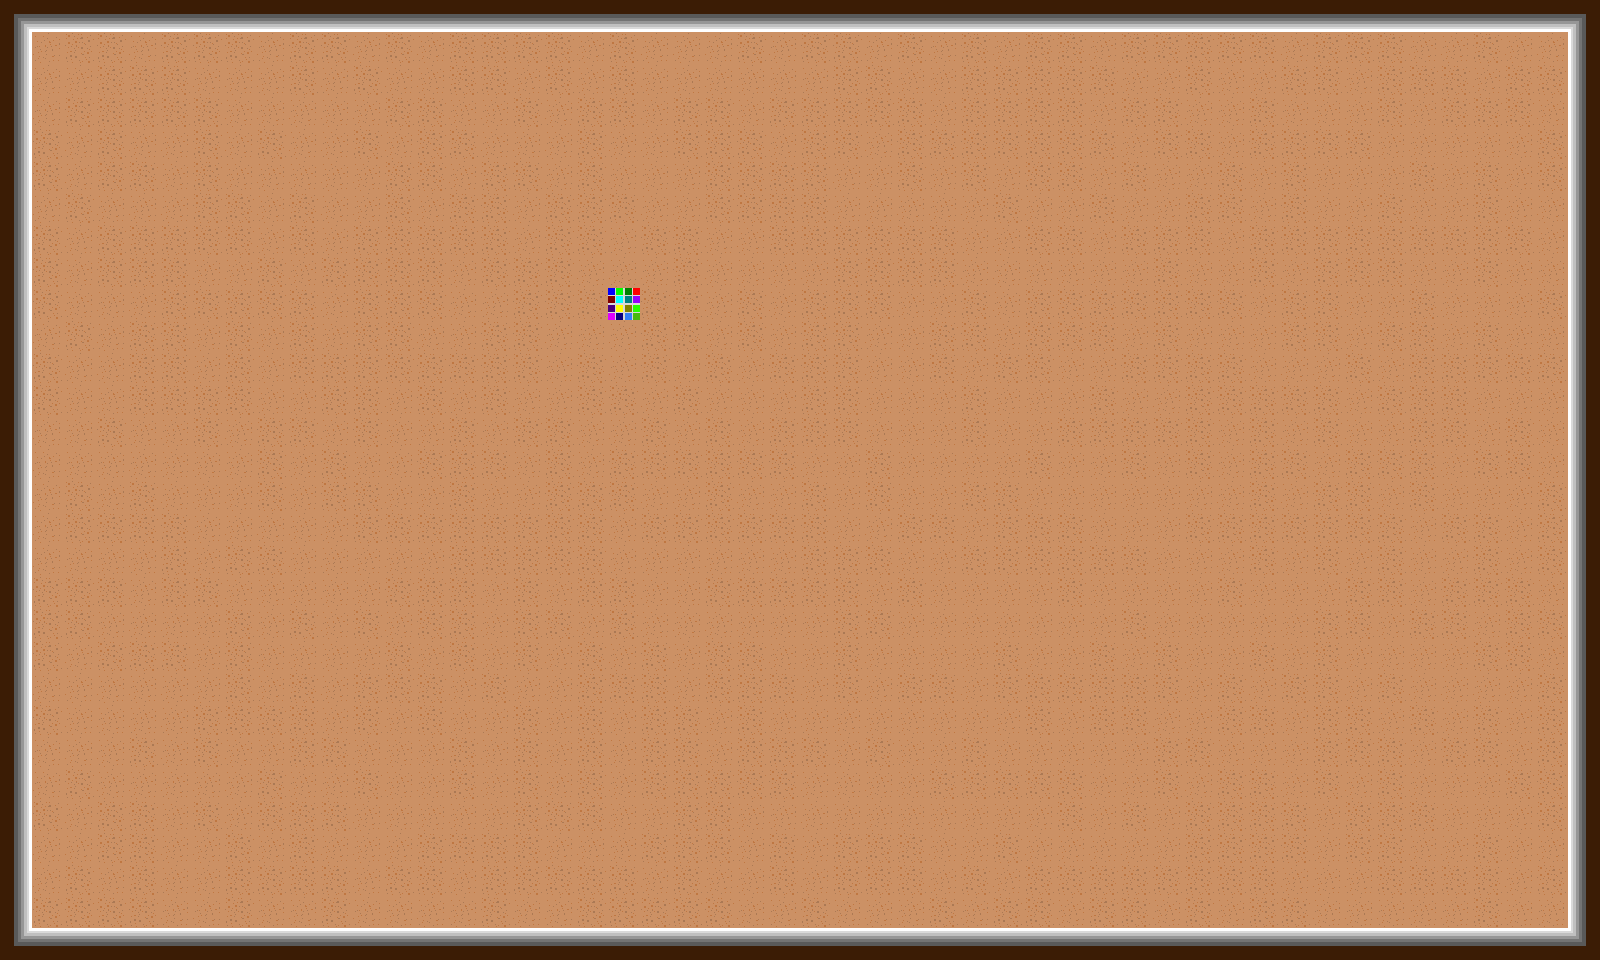

Tiled map render using the project's own tile images. Description and the map definition, with tile-layer contents summarised, below:
An orthogonal 50x30 tile map with 32x32 px tiles, 11 tile layers (Floor, Collisions, RedTiles, RedPuddle, ...), 9 tilesets.

<map version="1.5" tiledversion="1.7.2" orientation="orthogonal" renderorder="right-down" width="50" height="30" tilewidth="32" tileheight="32" infinite="0" nextlayerid="16" nextobjectid="33">
 <tileset firstgid="1" name="Tiles" tilewidth="64" tileheight="64" tilecount="1196" columns="46">
  <image source="../tiles.png" width="2944" height="1664" />
 </tileset>
 <tileset firstgid="1197" name="TilesTryTwo" tilewidth="128" tileheight="128" tilecount="299" columns="23">
  <image source="../tiles.png" width="2944" height="1664" />
  <tile id="135" probability="0.25" />
  <tile id="136" probability="0.25" />
  <tile id="137" probability="0.25" />
  <wangsets>
   <wangset name="d" type="corner" tile="-1">
    <wangcolor name="dirt" color="#ff0000" tile="-1" probability="1" />
    <wangcolor name="grass" color="#00ff00" tile="-1" probability="1" />
    <wangcolor name="sand" color="#0000ff" tile="-1" probability="1" />
    <wangcolor name="rock" color="#ff7700" tile="-1" probability="1" />
    <wangtile tileid="0" wangid="0,1,0,2,0,1,0,1" />
    <wangtile tileid="1" wangid="0,1,0,2,0,2,0,1" />
    <wangtile tileid="2" wangid="0,1,0,1,0,2,0,1" />
    <wangtile tileid="3" wangid="0,2,0,1,0,2,0,2" />
    <wangtile tileid="4" wangid="0,2,0,2,0,1,0,2" />
    <wangtile tileid="5" wangid="0,1,0,3,0,1,0,1" />
    <wangtile tileid="6" wangid="0,1,0,3,0,3,0,1" />
    <wangtile tileid="7" wangid="0,1,0,1,0,3,0,1" />
    <wangtile tileid="8" wangid="0,3,0,1,0,3,0,3" />
    <wangtile tileid="9" wangid="0,3,0,3,0,1,0,3" />
    <wangtile tileid="10" wangid="0,1,0,4,0,1,0,1" />
    <wangtile tileid="11" wangid="0,1,0,4,0,4,0,1" />
    <wangtile tileid="12" wangid="0,1,0,1,0,4,0,1" />
    <wangtile tileid="13" wangid="0,4,0,1,0,4,0,4" />
    <wangtile tileid="14" wangid="0,4,0,4,0,1,0,4" />
    <wangtile tileid="23" wangid="0,2,0,2,0,1,0,1" />
    <wangtile tileid="24" wangid="0,2,0,2,0,2,0,2" />
    <wangtile tileid="25" wangid="0,1,0,1,0,2,0,2" />
    <wangtile tileid="26" wangid="0,1,0,2,0,2,0,2" />
    <wangtile tileid="27" wangid="0,2,0,2,0,2,0,1" />
    <wangtile tileid="28" wangid="0,3,0,3,0,1,0,1" />
    <wangtile tileid="29" wangid="0,3,0,3,0,3,0,3" />
    <wangtile tileid="30" wangid="0,1,0,1,0,3,0,3" />
    <wangtile tileid="31" wangid="0,1,0,3,0,3,0,3" />
    <wangtile tileid="32" wangid="0,3,0,3,0,3,0,1" />
    <wangtile tileid="33" wangid="0,4,0,4,0,1,0,1" />
    <wangtile tileid="34" wangid="0,4,0,4,0,4,0,4" />
    <wangtile tileid="35" wangid="0,1,0,1,0,4,0,4" />
    <wangtile tileid="36" wangid="0,1,0,4,0,4,0,4" />
    <wangtile tileid="37" wangid="0,4,0,4,0,4,0,1" />
    <wangtile tileid="46" wangid="0,2,0,1,0,1,0,1" />
    <wangtile tileid="47" wangid="0,2,0,1,0,1,0,2" />
    <wangtile tileid="48" wangid="0,1,0,1,0,1,0,2" />
    <wangtile tileid="51" wangid="0,3,0,1,0,1,0,1" />
    <wangtile tileid="52" wangid="0,3,0,1,0,1,0,3" />
    <wangtile tileid="53" wangid="0,1,0,1,0,1,0,3" />
    <wangtile tileid="56" wangid="0,4,0,1,0,1,0,1" />
    <wangtile tileid="57" wangid="0,4,0,1,0,1,0,4" />
    <wangtile tileid="58" wangid="0,1,0,1,0,1,0,4" />
    <wangtile tileid="60" wangid="0,1,0,1,0,1,0,1" />
    <wangtile tileid="69" wangid="0,2,0,1,0,2,0,2" />
    <wangtile tileid="70" wangid="0,2,0,1,0,1,0,2" />
    <wangtile tileid="71" wangid="0,2,0,2,0,1,0,2" />
    <wangtile tileid="72" wangid="0,1,0,2,0,1,0,1" />
    <wangtile tileid="73" wangid="0,1,0,1,0,2,0,1" />
    <wangtile tileid="74" wangid="0,2,0,0,0,2,0,2" />
    <wangtile tileid="75" wangid="0,2,0,0,0,0,0,2" />
    <wangtile tileid="76" wangid="0,2,0,2,0,0,0,2" />
    <wangtile tileid="77" wangid="0,3,0,2,0,3,0,3" />
    <wangtile tileid="78" wangid="0,3,0,3,0,2,0,3" />
    <wangtile tileid="79" wangid="0,2,0,0,0,2,0,2" />
    <wangtile tileid="80" wangid="0,2,0,0,0,0,0,2" />
    <wangtile tileid="81" wangid="0,2,0,2,0,0,0,2" />
    <wangtile tileid="82" wangid="0,4,0,2,0,4,0,4" />
    <wangtile tileid="83" wangid="0,4,0,4,0,2,0,4" />
    <wangtile tileid="92" wangid="0,1,0,1,0,2,0,2" />
    <wangtile tileid="93" wangid="0,1,0,1,0,1,0,1" />
    <wangtile tileid="94" wangid="0,2,0,2,0,1,0,1" />
    <wangtile tileid="95" wangid="0,2,0,1,0,1,0,1" />
    <wangtile tileid="96" wangid="0,1,0,1,0,1,0,2" />
    <wangtile tileid="97" wangid="0,0,0,0,0,2,0,2" />
    <wangtile tileid="99" wangid="0,2,0,2,0,0,0,0" />
    <wangtile tileid="100" wangid="0,2,0,3,0,3,0,3" />
    <wangtile tileid="101" wangid="0,3,0,3,0,3,0,2" />
    <wangtile tileid="102" wangid="0,0,0,0,0,2,0,2" />
    <wangtile tileid="104" wangid="0,2,0,2,0,0,0,0" />
    <wangtile tileid="105" wangid="0,2,0,4,0,4,0,4" />
    <wangtile tileid="106" wangid="0,4,0,4,0,4,0,2" />
    <wangtile tileid="115" wangid="0,1,0,2,0,2,0,2" />
    <wangtile tileid="116" wangid="0,1,0,2,0,2,0,1" />
    <wangtile tileid="117" wangid="0,2,0,2,0,2,0,1" />
    <wangtile tileid="119" wangid="0,2,0,2,0,2,0,2" />
    <wangtile tileid="120" wangid="0,0,0,2,0,2,0,2" />
    <wangtile tileid="121" wangid="0,0,0,2,0,2,0,0" />
    <wangtile tileid="122" wangid="0,2,0,2,0,2,0,0" />
    <wangtile tileid="124" wangid="0,2,0,2,0,2,0,2" />
    <wangtile tileid="125" wangid="0,0,0,2,0,2,0,2" />
    <wangtile tileid="126" wangid="0,0,0,2,0,2,0,0" />
    <wangtile tileid="127" wangid="0,2,0,2,0,2,0,0" />
    <wangtile tileid="129" wangid="0,2,0,2,0,2,0,2" />
    <wangtile tileid="138" wangid="0,3,0,2,0,3,0,3" />
    <wangtile tileid="139" wangid="0,3,0,2,0,2,0,3" />
    <wangtile tileid="140" wangid="0,3,0,3,0,2,0,3" />
    <wangtile tileid="141" wangid="0,2,0,3,0,2,0,2" />
    <wangtile tileid="142" wangid="0,2,0,2,0,3,0,2" />
    <wangtile tileid="143" wangid="0,3,0,1,0,3,0,3" />
    <wangtile tileid="144" wangid="0,3,0,1,0,1,0,3" />
    <wangtile tileid="145" wangid="0,3,0,3,0,1,0,3" />
    <wangtile tileid="146" wangid="0,1,0,0,0,1,0,1" />
    <wangtile tileid="147" wangid="0,1,0,1,0,0,0,1" />
    <wangtile tileid="148" wangid="0,3,0,4,0,3,0,3" />
    <wangtile tileid="149" wangid="0,3,0,4,0,4,0,3" />
    <wangtile tileid="150" wangid="0,3,0,3,0,4,0,3" />
    <wangtile tileid="151" wangid="0,4,0,3,0,4,0,4" />
    <wangtile tileid="152" wangid="0,4,0,4,0,3,0,4" />
    <wangtile tileid="161" wangid="0,2,0,2,0,3,0,3" />
    <wangtile tileid="162" wangid="0,2,0,2,0,2,0,2" />
    <wangtile tileid="163" wangid="0,3,0,3,0,2,0,2" />
    <wangtile tileid="164" wangid="0,3,0,2,0,2,0,2" />
    <wangtile tileid="165" wangid="0,2,0,2,0,2,0,3" />
    <wangtile tileid="166" wangid="0,1,0,1,0,3,0,3" />
    <wangtile tileid="167" wangid="0,1,0,1,0,1,0,1" />
    <wangtile tileid="168" wangid="0,3,0,3,0,1,0,1" />
    <wangtile tileid="169" wangid="0,0,0,1,0,1,0,1" />
    <wangtile tileid="170" wangid="0,1,0,1,0,1,0,0" />
    <wangtile tileid="171" wangid="0,4,0,4,0,3,0,3" />
    <wangtile tileid="172" wangid="0,4,0,4,0,4,0,4" />
    <wangtile tileid="173" wangid="0,3,0,3,0,4,0,4" />
    <wangtile tileid="174" wangid="0,3,0,4,0,4,0,4" />
    <wangtile tileid="175" wangid="0,4,0,4,0,4,0,3" />
    <wangtile tileid="184" wangid="0,2,0,3,0,3,0,3" />
    <wangtile tileid="185" wangid="0,2,0,3,0,3,0,2" />
    <wangtile tileid="186" wangid="0,3,0,3,0,3,0,2" />
    <wangtile tileid="188" wangid="0,3,0,3,0,3,0,3" />
    <wangtile tileid="189" wangid="0,1,0,3,0,3,0,3" />
    <wangtile tileid="190" wangid="0,1,0,3,0,3,0,1" />
    <wangtile tileid="191" wangid="0,3,0,3,0,3,0,1" />
    <wangtile tileid="193" wangid="0,3,0,3,0,3,0,3" />
    <wangtile tileid="194" wangid="0,4,0,3,0,3,0,3" />
    <wangtile tileid="195" wangid="0,4,0,3,0,3,0,4" />
    <wangtile tileid="196" wangid="0,3,0,3,0,3,0,4" />
    <wangtile tileid="198" wangid="0,3,0,3,0,3,0,3" />
    <wangtile tileid="207" wangid="0,4,0,2,0,4,0,4" />
    <wangtile tileid="208" wangid="0,4,0,2,0,2,0,4" />
    <wangtile tileid="209" wangid="0,4,0,4,0,2,0,4" />
    <wangtile tileid="210" wangid="0,2,0,4,0,2,0,2" />
    <wangtile tileid="211" wangid="0,2,0,2,0,4,0,2" />
    <wangtile tileid="212" wangid="0,4,0,1,0,4,0,4" />
    <wangtile tileid="213" wangid="0,4,0,1,0,1,0,4" />
    <wangtile tileid="214" wangid="0,4,0,4,0,1,0,4" />
    <wangtile tileid="215" wangid="0,1,0,4,0,1,0,1" />
    <wangtile tileid="216" wangid="0,1,0,1,0,4,0,1" />
    <wangtile tileid="217" wangid="0,4,0,3,0,4,0,4" />
    <wangtile tileid="218" wangid="0,4,0,3,0,3,0,4" />
    <wangtile tileid="219" wangid="0,4,0,4,0,3,0,4" />
    <wangtile tileid="220" wangid="0,3,0,4,0,3,0,3" />
    <wangtile tileid="221" wangid="0,3,0,3,0,4,0,3" />
    <wangtile tileid="230" wangid="0,2,0,2,0,4,0,4" />
    <wangtile tileid="231" wangid="0,2,0,2,0,2,0,2" />
    <wangtile tileid="232" wangid="0,4,0,4,0,2,0,2" />
    <wangtile tileid="233" wangid="0,4,0,2,0,2,0,2" />
    <wangtile tileid="234" wangid="0,2,0,2,0,2,0,4" />
    <wangtile tileid="235" wangid="0,1,0,1,0,4,0,4" />
    <wangtile tileid="236" wangid="0,1,0,1,0,1,0,1" />
    <wangtile tileid="237" wangid="0,4,0,4,0,1,0,1" />
    <wangtile tileid="238" wangid="0,4,0,1,0,1,0,1" />
    <wangtile tileid="239" wangid="0,1,0,1,0,1,0,4" />
    <wangtile tileid="240" wangid="0,3,0,3,0,4,0,4" />
    <wangtile tileid="241" wangid="0,3,0,3,0,3,0,3" />
    <wangtile tileid="242" wangid="0,4,0,4,0,3,0,3" />
    <wangtile tileid="243" wangid="0,4,0,3,0,3,0,3" />
    <wangtile tileid="244" wangid="0,3,0,3,0,3,0,4" />
    <wangtile tileid="253" wangid="0,2,0,4,0,4,0,4" />
    <wangtile tileid="254" wangid="0,2,0,4,0,4,0,2" />
    <wangtile tileid="255" wangid="0,4,0,4,0,4,0,2" />
    <wangtile tileid="257" wangid="0,4,0,4,0,4,0,4" />
    <wangtile tileid="258" wangid="0,1,0,4,0,4,0,4" />
    <wangtile tileid="259" wangid="0,1,0,4,0,4,0,1" />
    <wangtile tileid="260" wangid="0,4,0,4,0,4,0,1" />
    <wangtile tileid="262" wangid="0,4,0,4,0,4,0,4" />
    <wangtile tileid="263" wangid="0,3,0,4,0,4,0,4" />
    <wangtile tileid="264" wangid="0,3,0,4,0,4,0,3" />
    <wangtile tileid="265" wangid="0,4,0,4,0,4,0,3" />
    <wangtile tileid="267" wangid="0,4,0,4,0,4,0,4" />
   </wangset>
   <wangset name="test" type="mixed" tile="-1">
    <wangcolor name="" color="#ff0000" tile="-1" probability="1" />
    <wangcolor name="" color="#00ff00" tile="-1" probability="1" />
   </wangset>
  </wangsets>
 </tileset>
 <tileset firstgid="1496" source="Objects.tsx" />
 <tileset firstgid="1504" source="terrain_edges.tsx" />
 <tileset firstgid="1524" source="Tile_corner.tsx" />
 <tileset firstgid="1588" source="TinyTiles.tsx" />
 <tileset firstgid="2612" source="../Tilesets/collor changers (1).tsx" />
 <tileset firstgid="2624" source="Tileset1.0.tsx" />
 <tileset firstgid="2660" source="collor changers (2).tsx" />
 <layer id="5" name="Floor" width="50" height="30">
  <data>[1500 cells, 1500 non-empty, 3 distinct tile ids]</data>
 </layer>
 <layer id="6" name="Collisions" width="50" height="30">
  <data>[1500 cells, 156 non-empty, 8 distinct tile ids]</data>
 </layer>
 <layer id="11" name="RedTiles" width="50" height="30">
  <data>[1500 cells, 0 non-empty, 0 distinct tile ids]</data>
 </layer>
 <layer id="13" name="RedPuddle" width="50" height="30">
  <data>[1500 cells, 0 non-empty, 0 distinct tile ids]</data>
 </layer>
 <layer id="12" name="PurpleTiles" width="50" height="30">
  <data>[1500 cells, 0 non-empty, 0 distinct tile ids]</data>
 </layer>
 <layer id="14" name="PurplePuddle" width="50" height="30">
  <data>[1500 cells, 0 non-empty, 0 distinct tile ids]</data>
 </layer>
 <layer id="9" name="GreenTiles" width="50" height="30">
  <data>[1500 cells, 0 non-empty, 0 distinct tile ids]</data>
 </layer>
 <layer id="10" name="GreenPuddle" width="50" height="30">
  <data>[1500 cells, 0 non-empty, 0 distinct tile ids]</data>
 </layer>
 <layer id="7" name="BlueTiles" width="50" height="30">
  <data>[1500 cells, 0 non-empty, 0 distinct tile ids]</data>
 </layer>
 <layer id="8" name="BluePuddle" width="50" height="30">
  <data>[1500 cells, 0 non-empty, 0 distinct tile ids]</data>
 </layer>
 <layer id="15" name="WinTiles" width="50" height="30">
  <data>[1500 cells, 1 non-empty, 1 distinct tile ids]</data>
 </layer>
 <objectgroup id="3" name="Object Layer 1" />
</map>
